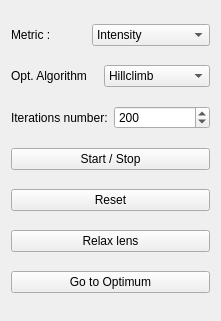
   <widget class="QWidget" name="layoutWidget">
    <property name="geometry">
     <rect>
      <x>310</x>
      <y>80</y>
      <width>221</width>
      <height>321</height>
     </rect>
    </property>
    <layout class="QVBoxLayout" name="verticalLayout_2">
     <item>
      <layout class="QHBoxLayout" name="horizontalLayout_19">
       <item>
        <widget class="QLabel" name="label">
         <property name="text">
          <string>Metric :</string>
         </property>
        </widget>
       </item>
       <item>
        <widget class="QComboBox" name="Metric_Box">
         <item>
          <property name="text">
           <string>Intensity</string>
          </property>
         </item>
         <item>
          <property name="text">
           <string>Gradient</string>
          </property>
         </item>
         <item>
          <property name="text">
           <string>Sq. Intensity</string>
          </property>
         </item>
         <item>
          <property name="text">
           <string>Power spectrum</string>
          </property>
         </item>
        </widget>
       </item>
      </layout>
     </item>
     <item>
      <layout class="QHBoxLayout" name="horizontalLayout_20">
       <item>
        <widget class="QLabel" name="label_2">
         <property name="text">
          <string>Opt. Algorithm</string>
         </property>
        </widget>
       </item>
       <item>
        <widget class="QComboBox" name="Alg_Box">
         <item>
          <property name="text">
           <string>Hillclimb</string>
          </property>
         </item>
         <item>
          <property name="text">
           <string>DONE</string>
          </property>
         </item>
         <item>
          <property name="text">
           <string>Random walk</string>
          </property>
         </item>
        </widget>
       </item>
      </layout>
     </item>
     <item>
      <layout class="QHBoxLayout" name="horizontalLayout_21">
       <item>
        <widget class="QLabel" name="label_3">
         <property name="text">
          <string>Iterations number:</string>
         </property>
        </widget>
       </item>
       <item>
        <widget class="QSpinBox" name="Iter_box">
         <property name="maximum">
          <number>10000</number>
         </property>
         <property name="value">
          <number>200</number>
         </property>
        </widget>
       </item>
      </layout>
     </item>
     <item>
      <widget class="QPushButton" name="Start_butt">
       <property name="text">
        <string>Start / Stop</string>
       </property>
      </widget>
     </item>
     <item>
      <widget class="QPushButton" name="reset_butt">
       <property name="text">
        <string>Reset</string>
       </property>
      </widget>
     </item>
     <item>
      <widget class="QPushButton" name="Relax_butt">
       <property name="text">
        <string>Relax lens</string>
       </property>
      </widget>
     </item>
     <item>
      <widget class="QPushButton" name="gotoopt_butt">
       <property name="text">
        <string>Go to Optimum</string>
       </property>
      </widget>
     </item>
    </layout>
   </widget>
